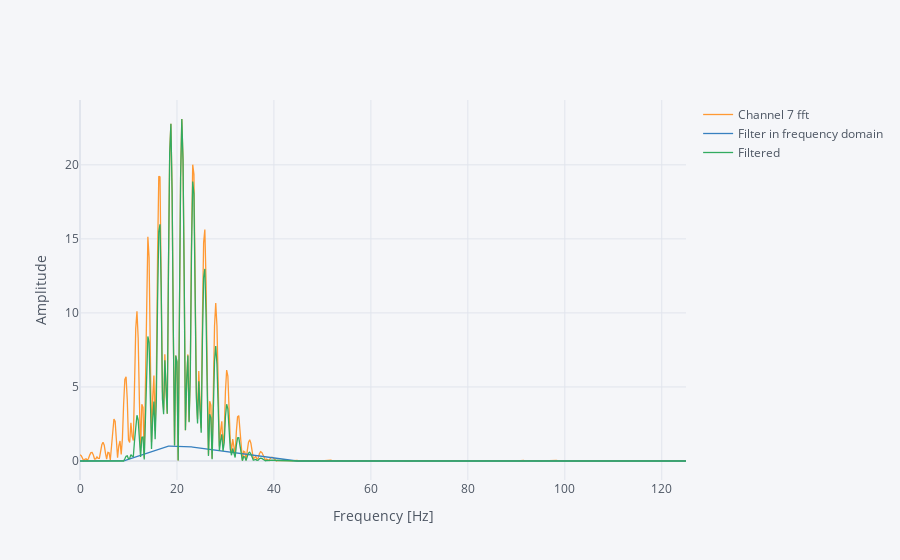

Source (notebook cell):
### Code cell
freq_filter = build_filter(s_hat, low=18, high=22)

# apply the filter in freqeuncy domain by multiply the filter element wise with s_hat
s_hat_filtered = (freq_filter * s_hat).rename("Filtered")

# plot in frequency domain the filter,the fft result and fft after filtering
pd.concat([s_hat.abs(), freq_filter, s_hat_filtered.abs()], axis=1).iplot(xTitle=s_hat.index.name, yTitle="Amplitude")

### Figure 1 — Plotly figure (JSON) as saved in the notebook; plotly's stock layout.template omitted (floating-point values rounded to 4 significant figures; data arrays with more than 128 entries replaced by an {"elided": "..."} marker saying what was removed)
{"data": [{"line": {"color": "rgba(255, 153, 51, 1.0)", "dash": "solid", "shape": "linear", "width": 1.3}, "mode": "lines", "name": "Channel 7 fft", "text": "", "type": "scatter", "x": {"elided": "501 float values"}, "y": {"elided": "501 float values"}}, {"line": {"color": "rgba(55, 128, 191, 1.0)", "dash": "solid", "shape": "linear", "width": 1.3}, "mode": "lines", "name": "Filter in frequency domain", "text": "", "type": "scatter", "x": {"elided": "501 float values"}, "y": {"elided": "501 float values"}}, {"line": {"color": "rgba(50, 171, 96, 1.0)", "dash": "solid", "shape": "linear", "width": 1.3}, "mode": "lines", "name": "Filtered", "text": "", "type": "scatter", "x": {"elided": "501 float values"}, "y": {"elided": "501 float values"}}], "layout": {"legend": {"bgcolor": "#F5F6F9", "font": {"color": "#4D5663"}}, "paper_bgcolor": "#F5F6F9", "plot_bgcolor": "#F5F6F9", "title": {"font": {"color": "#4D5663"}}, "xaxis": {"gridcolor": "#E1E5ED", "showgrid": true, "tickfont": {"color": "#4D5663"}, "title": {"font": {"color": "#4D5663"}, "text": "Frequency [Hz]"}, "zerolinecolor": "#E1E5ED"}, "yaxis": {"gridcolor": "#E1E5ED", "showgrid": true, "tickfont": {"color": "#4D5663"}, "title": {"font": {"color": "#4D5663"}, "text": "Amplitude"}, "zerolinecolor": "#E1E5ED"}}}
